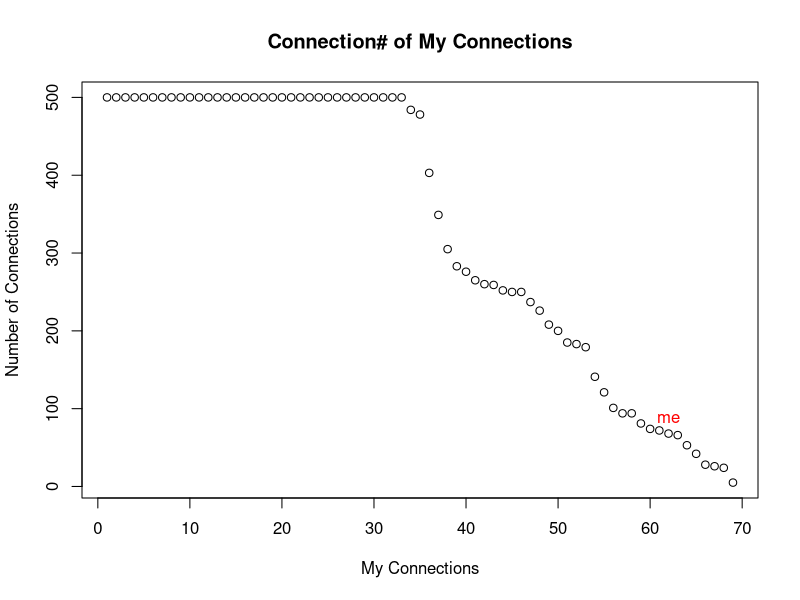

Here is the R script that generated this plot:
data=read.csv("linkedinConnections.csv", header=T, sep='\t')
friends=data[-nrow(data),]
print(mean(friends[,"friends"]))
print(sd(friends[,"friends"]))
print(median(friends[,"friends"]))
data=data[order(data[,"friends"],decreasing=TRUE),]
me=which(data[,"label"]=='me')
plot(data[,"friends"],main="Connection# of My Connections", xlab="My Connections",ylab="Number of Connections")
text(me, data[me,"friends"]+20,"me", col="Red")
